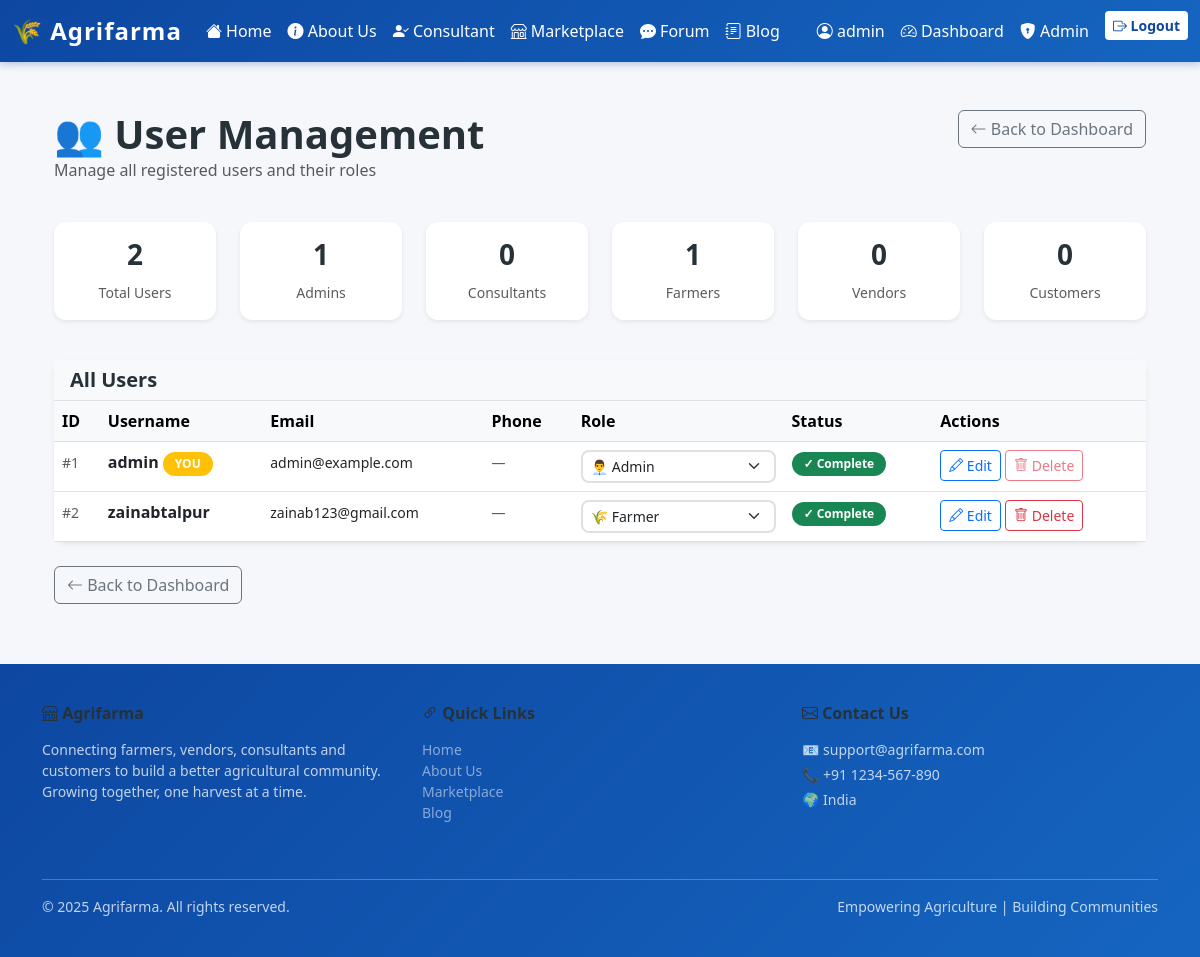
Page /admin/users (signed in) on the committed database.
### models/user.py (models this page shows, shortened)
class User(UserMixin, db.Model):
    __tablename__ = 'users'
    id = db.Column(db.Integer, primary_key=True)
    username = db.Column(db.String(64), unique=True, nullable=False)
    email = db.Column(db.String(120), unique=True, nullable=False)
    password_hash = db.Column(db.String(128), nullable=False)
    role = db.Column(db.String(20), nullable=False)
    profile_complete = db.Column(db.Boolean, default=False)
    phone = db.Column(db.String(20))
    address = db.Column(db.String(255))
    bio = db.Column(db.Text)
    profile_image = db.Column(db.String(255))  # stores filename

### routes/admin.py (the view)
@admin_bp.route('/users')
@login_required
def users():
    admin_required()
    users = User.query.order_by(User.id.asc()).all()
    roles = ['admin', 'customer', 'consultant', 'farmer', 'vendor']
    return render_template('admin/users.html', users=users, roles=roles)

### models/user.py (called while the page is built)
@login_manager.user_loader
def load_user(user_id):
    return User.query.get(int(user_id))

### routes/admin.py (called while the page is built)
def admin_required():
    if not current_user.is_authenticated or current_user.role != 'admin':
        abort(403)

### templates/admin/users.html
{% extends 'base.html' %}
{% block content %}
<div class="container-fluid mt-5">
    <div class="row mb-4">
        <div class="col-md-8">
            <h1 class="mb-0">👥 User Management</h1>
            <p class="text-muted">Manage all registered users and their roles</p>
        </div>
        <div class="col-md-4 text-end">
            <a href="{{ url_for('admin.index') }}" class="btn btn-outline-secondary">
                <i class="bi bi-arrow-left"></i> Back to Dashboard
            </a>
        </div>
    </div>
    <div class="row mb-4">
        <div class="col-md-2 mb-3">
            <div class="card shadow-sm border-0 text-center">
                <div class="card-body">
                    <h3>{{ users|length }}</h3>
                    <small class="text-muted">Total Users</small>
                </div>
            </div>
        </div>
        <div class="col-md-2 mb-3">
            <div class="card shadow-sm border-0 text-center">
                <div class="card-body">
                    <h3>{{ users|selectattr('role', 'equalto', 'admin')|list|length }}</h3>
                    <small class="text-muted">Admins</small>
                </div>
            </div>
        </div>
        <div class="col-md-2 mb-3">
            <div class="card shadow-sm border-0 text-center">
                <div class="card-body">
                    <h3>{{ users|selectattr('role', 'equalto', 'consultant')|list|length }}</h3>
                    <small class="text-muted">Consultants</small>
                </div>
            </div>
        </div>
        <div class="col-md-2 mb-3">
            <div class="card shadow-sm border-0 text-center">
                <div class="card-body">
                    <h3>{{ users|selectattr('role', 'equalto', 'farmer')|list|length }}</h3>
                    <small class="text-muted">Farmers</small>
                </div>
            </div>
        </div>
        <div class="col-md-2 mb-3">
            <div class="card shadow-sm border-0 text-center">
                <div class="card-body">
                    <h3>{{ users|selectattr('role', 'equalto', 'vendor')|list|length }}</h3>
                    <small class="text-muted">Vendors</small>
                </div>
            </div>
        </div>
        <div class="col-md-2 mb-3">
            <div class="card shadow-sm border-0 text-center">
                <div class="card-body">
                    <h3>{{ users|selectattr('role', 'equalto', 'customer')|list|length }}</h3>
                    <small class="text-muted">Customers</small>
                </div>
            </div>
        </div>
    </div>
    <div class="card shadow-sm border-0">
        <div class="card-header bg-light border-bottom">
            <h5 class="mb-0">All Users</h5>
        </div>
        <div class="table-responsive">
            <table class="table table-hover mb-0">
                <thead class="table-light">
                    <tr>
                        <th>ID</th>
                        <th>Username</th>
                        <th>Email</th>
                        <th>Phone</th>
                        <th>Role</th>
                        <th>Status</th>
                        <th>Actions</th>
                    </tr>
                </thead>
                <tbody>
                    {% if users %}
                        {% for user in users %}
                            <tr>
                                <td><small class="text-muted">#{{ user.id }}</small></td>
                                <td>
                                    <strong>{{ user.username }}</strong>
                                    {% if user.id == current_user.id %}
                                        <span class="badge bg-warning">YOU</span>
                                    {% endif %}
                                </td>
                                <td><small>{{ user.email }}</small></td>
                                <td><small class="text-muted">{{ user.phone or '—' }}</small></td>
                                <td>
                                    <form method="post" action="{{ url_for('admin.change_role', user_id=user.id) }}" class="d-inline">
                                        <select name="role" class="form-select form-select-sm" onchange="this.form.submit()">
                                            {% for r in roles %}
                                                <option value="{{ r }}" {% if user.role == r %}selected{% endif %}>
                                                    {% if r == 'admin' %}👨‍💼 Admin
                                                    {% elif r == 'consultant' %}👨‍⚕️ Consultant
                                                    {% elif r == 'farmer' %}🌾 Farmer
                                                    {% elif r == 'vendor' %}🏪 Vendor
                                                    {% else %}🛒 Customer{% endif %}
                                                </option>
                                            {% endfor %}
                                        </select>
                                    </form>
                                </td>
                                <td>
                                    {% if user.profile_complete %}
                                        <span class="badge bg-success">✓ Complete</span>
                                    {% else %}
                                        <span class="badge bg-warning">⚠ Pending</span>
                                    {% endif %}
                                </td>
                                <td>
                                    <a href="{{ url_for('admin.edit_user', user_id=user.id) }}" class="btn btn-sm btn-outline-primary">
                                        <i class="bi bi-pencil"></i> Edit
                                    </a>
                                    {% if user.id != current_user.id %}
                                        <form method="post" action="{{ url_for('admin.delete_user', user_id=user.id) }}" class="d-inline" onsubmit="return confirm('Are you sure you want to delete {{ user.username }}?');">
                                            <button type="submit" class="btn btn-sm btn-outline-danger">
                                                <i class="bi bi-trash"></i> Delete
                                            </button>
                                        </form>
                                    {% else %}
                                        <button class="btn btn-sm btn-outline-danger" disabled title="Cannot delete yourself">
                                            <i class="bi bi-trash"></i> Delete
                                        </button>
                                    {% endif %}
                                </td>
                            </tr>
                        {% endfor %}
                    {% else %}
                        <tr>
                            <td colspan="7" class="text-center py-4 text-muted">
                                No users registered yet
                            </td>
                        </tr>
                    {% endif %}
                </tbody>
            </table>
        </div>
    </div>
    <div class="mt-4 mb-5">
        <a href="{{ url_for('admin.index') }}" class="btn btn-outline-secondary">
            <i class="bi bi-arrow-left"></i> Back to Dashboard
        </a>
    </div>
</div>
{% endblock %}

### templates/base.html (shortened to what this page needs)
<!doctype html>
<html lang="en">
	<head>
		<link href="https://cdn.jsdelivr.net/npm/bootstrap@5.3.0/dist/css/bootstrap.min.css" rel="stylesheet">
		<link rel="stylesheet" href="https://cdn.jsdelivr.net/npm/bootstrap-icons@1.11.0/font/bootstrap-icons.css">
	</head>
	<body>
		{% include 'navbar.html' %}
		<div class="container mt-4">
			{% block content %}{% endblock %}
		</div>
		{% include 'footer.html' %}
	</body>
</html>

### templates/navbar.html (shortened to what this page needs)
<nav class="navbar navbar-expand-lg navbar-dark" style="background: linear-gradient(135deg, #0d47a1 0%, #1565c0 100%); box-shadow: 0 2px 8px rgba(13, 71, 161, 0.3);">
	<div class="container-fluid">
		<a class="navbar-brand fw-bold fs-4" href="{{ url_for('auth.index') }}" style="letter-spacing: 1px;">
			🌾 Agrifarma
		</a>
		<div class="collapse navbar-collapse" id="navbarNav">
			<ul class="navbar-nav me-auto mb-2 mb-lg-0">
				<li class="nav-item">
					<a class="nav-link text-white hover-link" href="{{ url_for('auth.index') }}">
						<i class="bi bi-house-fill"></i> Home
					</a>
				</li>
				<li class="nav-item">
					<a class="nav-link text-white hover-link" href="{{ url_for('auth.about') }}">
						<i class="bi bi-info-circle-fill"></i> About Us
					</a>
				</li>
				<li class="nav-item">
					<a class="nav-link text-white hover-link" href="{{ url_for('auth.consultant') }}">
						<i class="bi bi-person-check-fill"></i> Consultant
					</a>
				</li>
				<li class="nav-item">
					<a class="nav-link text-white hover-link" href="{{ url_for('auth.marketplace') }}">
						<i class="bi bi-shop"></i> Marketplace
					</a>
				</li>
				<li class="nav-item">
					<a class="nav-link text-white hover-link" href="{{ url_for('auth.forum') }}">
						<i class="bi bi-chat-dots-fill"></i> Forum
					</a>
				</li>
				<li class="nav-item">
					<a class="nav-link text-white hover-link" href="{{ url_for('blog.list_posts') }}">
						<i class="bi bi-journal-text"></i> Blog
					</a>
				</li>
			</ul>
			<ul class="navbar-nav">
				{% if current_user.is_authenticated %}
					<li class="nav-item">
						<a class="nav-link text-white hover-link" href="{{ url_for('auth.profile') }}">
							<i class="bi bi-person-circle"></i> {{ current_user.username }}
						</a>
					</li>
					<li class="nav-item">
						<a class="nav-link text-white hover-link" href="{{ url_for('auth.dashboard') }}">
							<i class="bi bi-speedometer2"></i> Dashboard
						</a>
					</li>
					{% if current_user.role == 'admin' %}
						<li class="nav-item">
							<a class="nav-link text-white hover-link" href="{{ url_for('admin.index') }}">
								<i class="bi bi-shield-lock-fill"></i> Admin
							</a>
						</li>
					{% endif %}
					<li class="nav-item">
						<a class="btn btn-sm ms-2" style="background-color: #fff; color: #0d47a1; border: none; font-weight: 600; transition: all 0.3s;" href="{{ url_for('auth.logout') }}" onmouseover="this.style.backgroundColor='#e3f2fd'; this.style.transform='scale(1.05)'" onmouseout="this.style.backgroundColor='#fff'; this.style.transform='scale(1)'">
							<i class="bi bi-box-arrow-right"></i> Logout
						</a>
					</li>
				{% endif %}
			</ul>
		</div>
	</div>
</nav>

### templates/footer.html (shortened to what this page needs)
<footer style="background: linear-gradient(135deg, #0d47a1 0%, #1565c0 100%); color: white; margin-top: 60px; padding: 40px 0;">
	<div class="container">
		<div class="row">
			<div class="col-md-4 mb-4">
				<h6 class="fw-bold mb-3">
					<i class="bi bi-shop"></i> Agrifarma
				</h6>
				<p class="small opacity-75">Connecting farmers, vendors, consultants and customers to build a better agricultural community. Growing together, one harvest at a time.</p>
			</div>
			<div class="col-md-4 mb-4">
				<h6 class="fw-bold mb-3">
					<i class="bi bi-link-45deg"></i> Quick Links
				</h6>
				<ul class="list-unstyled small">
					<li><a href="{{ url_for('auth.index') }}" class="text-white-50" style="text-decoration: none; transition: all 0.3s;">Home</a></li>
					<li><a href="{{ url_for('auth.about') }}" class="text-white-50" style="text-decoration: none; transition: all 0.3s;">About Us</a></li>
					<li><a href="{{ url_for('auth.marketplace') }}" class="text-white-50" style="text-decoration: none; transition: all 0.3s;">Marketplace</a></li>
					<li><a href="{{ url_for('blog.list_posts') }}" class="text-white-50" style="text-decoration: none; transition: all 0.3s;">Blog</a></li>
				</ul>
			</div>
			<div class="col-md-4 mb-4">
				<h6 class="fw-bold mb-3">
					<i class="bi bi-envelope"></i> Contact Us
				</h6>
				<p class="small opacity-75 mb-1">📧 support@agrifarma.com</p>
				<p class="small opacity-75 mb-1">📞 +91 1234-567-890</p>
				<p class="small opacity-75">🌍 India</p>
			</div>
		</div>
		<hr style="background-color: rgba(255,255,255,0.2);">
		<div class="row">
			<div class="col-md-6 small opacity-75">
				&copy; {{ current_year if current_year else '2025' }} Agrifarma. All rights reserved.
			</div>
			<div class="col-md-6 text-end small opacity-75">
				Empowering Agriculture | Building Communities
			</div>
		</div>
	</div>
</footer>

### templates/base.html (style rules this page uses)
:root { --primary-blue: #0d47a1; --secondary-blue: #1565c0; --light-blue: #4fc3f7; --dark-gray: #263238; --light-gray: #eceff1; }
body { font-family: 'Segoe UI', Tahoma, Geneva, Verdana, sans-serif; background-color: #f5f7fa; color: var(--dark-gray); }
.card { border: none; border-radius: 12px; transition: all 0.3s ease; border-left: 4px solid var(--secondary-blue); }
.form-control, .form-select { border-radius: 8px; border: 2px solid #e0e0e0; transition: all 0.3s ease; }
.badge { padding: 6px 12px; border-radius: 20px; font-weight: 600; }
h1, h2, h3, h4, h5, h6 { color: var(--dark-gray); font-weight: 700; }

### templates/navbar.html (style rules this page uses)
.hover-link { transition: all 0.3s ease; padding-left: 8px; padding-right: 8px; }

### rows in the picture
User: username "admin", id "1", shows "YOU", email "admin@example.com", phone "—", role "👨‍💼 Admin", profile_complete "✓ Complete", shows "Delete"
User: id "2", username "zainabtalpur", email "zainab123@gmail.com", phone "—", role "🌾 Farmer", profile_complete "✓ Complete"

### other values in the picture
{{ users|length }} "2"
{{ users|selectattr('role', 'equalto', 'admin')|list|length }} "1"
{{ users|selectattr('role', 'equalto', 'consultant')|list|length }} "0"
{{ users|selectattr('role', 'equalto', 'farmer')|list|length }} "1"
{{ users|selectattr('role', 'equalto', 'vendor')|list|length }} "0"
{{ users|selectattr('role', 'equalto', 'customer')|list|length }} "0"
{{ current_year if current_year else '2025' }} "2025"
